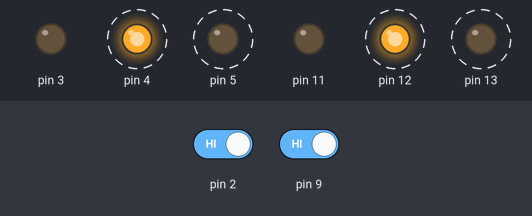
Bench run of a sketch on a simulated Arduino Uno, built with avr-gcc and run on an emulated ATmega328P. Shown: output pins drawn as LEDs (lit = HIGH). Dashed ring = blinking. Inputs (shaded band) come from the test bench; at power-on: pin 2 HIGH, pin 9 HIGH.

Above: at 2.8 s.
2.9 s: pin 2 driven LOW
At 3.12 s:
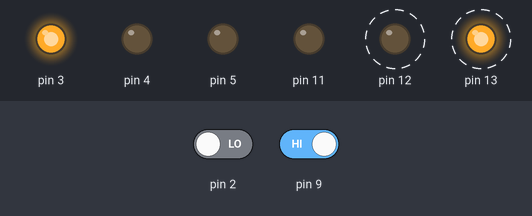
6.4 s: pin 9 driven LOW
At 6.9 s:
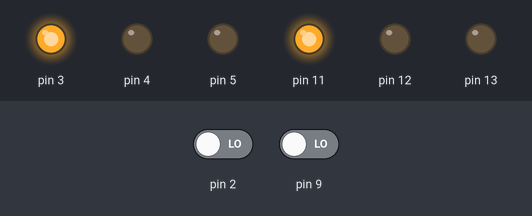
8.0 s: pin 2 driven HIGH
At 8.12 s:
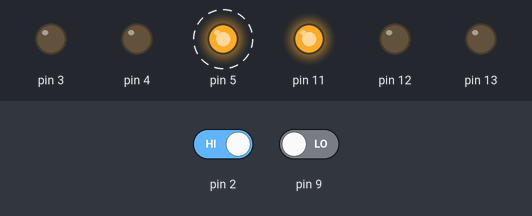
11.5 s: pin 9 driven HIGH
At 12.12 s:
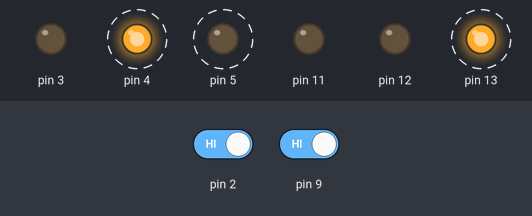
Timing chart, 0 to 16.0 s (numbered marks = the images above; inputs shaded):
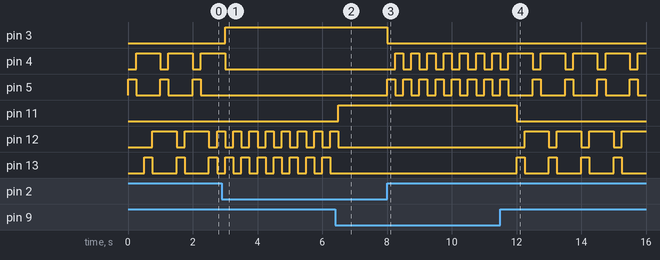

Measured:
- after the input at 2.9 s, pin 3: LOW → HIGH after 0.10 s; pin 4: goes on until 3.0 s, then stays LOW; pin 5: stops changing and stays LOW; pin 12, pin 13: alternates HIGH for 0.25 s and LOW for 0.25 s, starting after 0.10 s
- after the input at 6.4 s, pin 11: LOW → HIGH after 0.10 s; pin 12: goes on until 6.5 s, then stays LOW; pin 13: stops changing and stays LOW
- after the input at 8.0 s, pin 3: HIGH → LOW at once; pin 4: alternates HIGH for 0.25 s and LOW for 0.25 s, starting after 0.25 s; pin 5: alternates HIGH for 0.25 s and LOW for 0.25 s, starting at once
- after the input at 11.5 s, pin 4: alternates HIGH for 0.75 s and LOW for 0.25 s, starting after 1.0 s; pin 5: alternates HIGH for 0.25 s and LOW for 0.75 s, starting after 1.0 s
- by itself, pin 4, pin 12: alternates HIGH for 0.75 s and LOW for 0.25 s
- by itself, pin 5, pin 13: alternates HIGH for 0.25 s and LOW for 0.75 s

The sketch:

spaceshipInterface.ino
```cpp
//header
//define variables and constants
int switchState = 0;
int switchState2 = 0;

//setup
// the setup routine runs once when you press reset:
void setup() {
  pinMode(3, OUTPUT);
  pinMode(4, OUTPUT);
  pinMode(5, OUTPUT);
  pinMode(2, INPUT);

  pinMode(11, OUTPUT);
  pinMode(12, OUTPUT);
  pinMode(13, OUTPUT);
  pinMode(9, INPUT);
}

//loop
// the loop routine runs over and over again forever:
void loop() {
  switchState = digitalRead(2);
  switchState2 = digitalRead(9);
  if (switchState == LOW) {
    digitalWrite(3, HIGH); // green LED on
    digitalWrite(4, LOW); // red LED off
    digitalWrite(5, LOW); // red LED off
  } else {
    digitalWrite(3, LOW);
    digitalWrite(4, LOW);
    digitalWrite(5, HIGH);
    delay (250); //wait a quarter second
    //toggle the red LEDs
    digitalWrite(4, HIGH);
    digitalWrite(5, LOW);
    delay (250);
  } //end of else statement

  if (switchState2 == LOW) {
    digitalWrite(11, HIGH); // green LED on
    digitalWrite(12, LOW); // red LED off
    digitalWrite(13, LOW); // red LED off
  } else {
    digitalWrite(11, LOW);
    digitalWrite(12, LOW);
    digitalWrite(13, HIGH);
    delay (250); //wait a quarter second
    //toggle the red LEDs
    digitalWrite(12, HIGH);
    digitalWrite(13, LOW);
    delay (250);
  } //end of else statement
} //end of loop()
```
